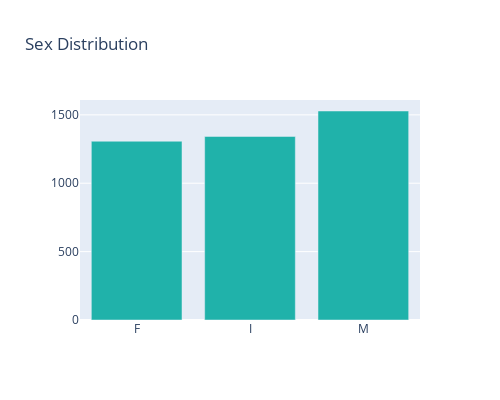

Notebook cell for this chart:
### Markdown cell above
Distribution of Sex

### Code cell
data_sex = data['Sex'].value_counts()
print(data_sex.head())
trace = go.Bar(x = data_sex.index[: : -1] ,y = data_sex.values[: : -1], marker = dict(color = 'lightseagreen'))
data1 = [trace]
layout = go.Layout(height = 400, width = 500, title='Sex Distribution')
fig = go.Figure(data = data1, layout= layout)
py.iplot(fig)

### Figure 1 — Plotly figure (JSON) as saved in the notebook; plotly's stock layout.template omitted (floating-point values rounded to 4 significant figures)
{"data": [{"marker": {"color": "lightseagreen"}, "type": "bar", "x": ["F", "I", "M"], "y": [1307, 1342, 1528]}], "layout": {"height": 400, "title": {"text": "Sex Distribution"}, "width": 500}}
